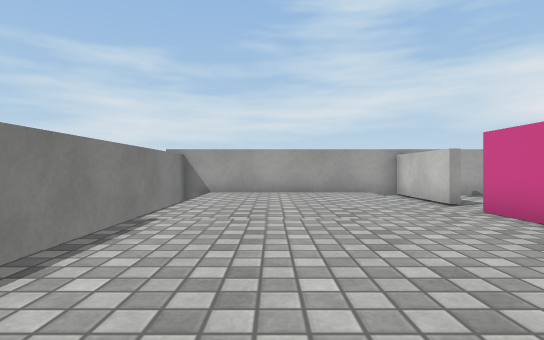
view 1 (above)

16 first-person views from a walk through a scene from a Unity 3-D project. The camera is 0.4 m above the floor, looks level and sees 80° across. The floor is counted in squares, 0.5 m on a side. Each view is taken from the middle of a square. On the plan, view 1 faces up. The plan holds only what a view shows up to about 11 squares ahead; the rest is blank. Some surface patterns are stand-ins.

view 2
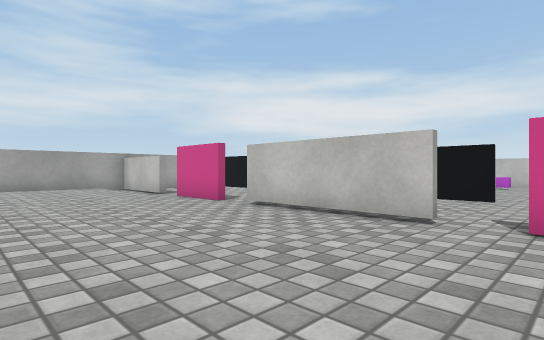

view 3
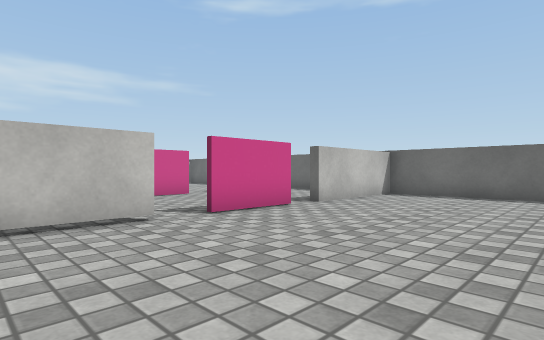

view 4
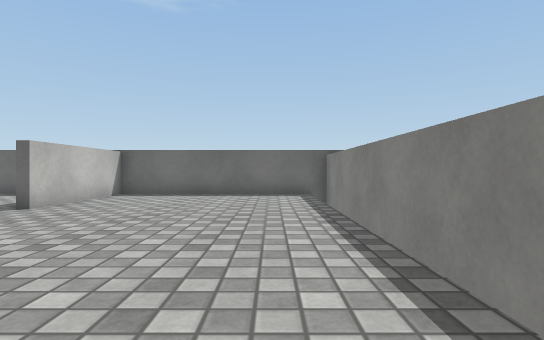

view 5
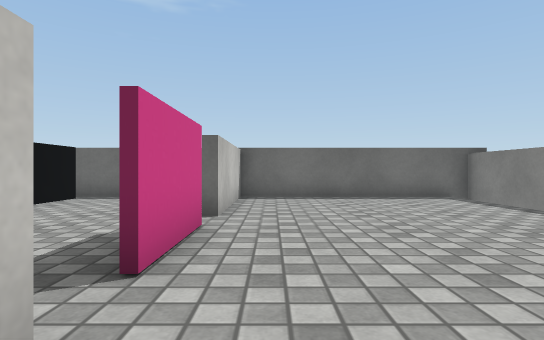

view 6
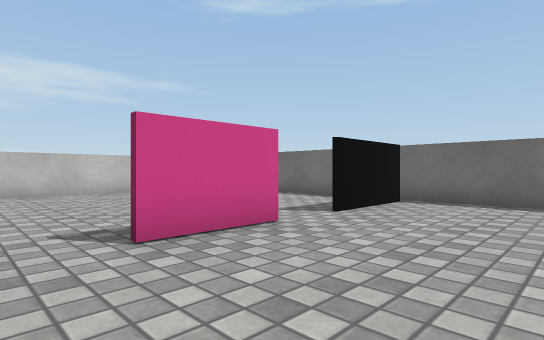

view 7
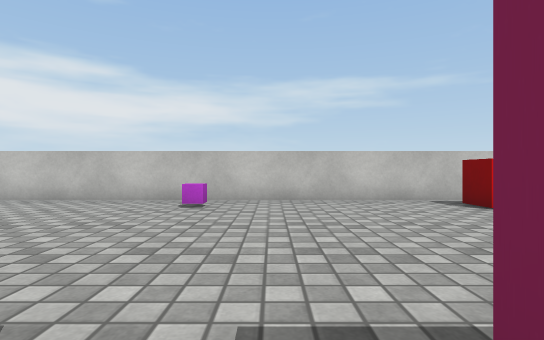

view 8
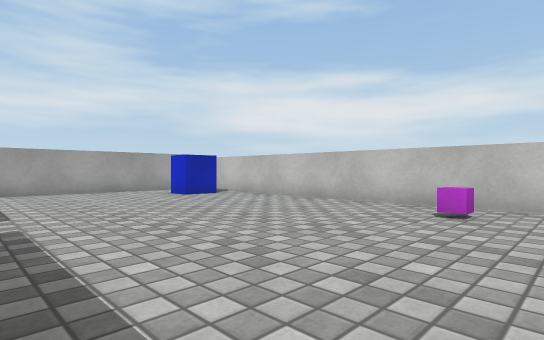

view 9
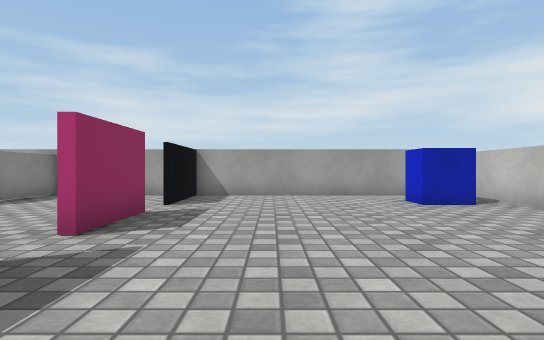

view 10
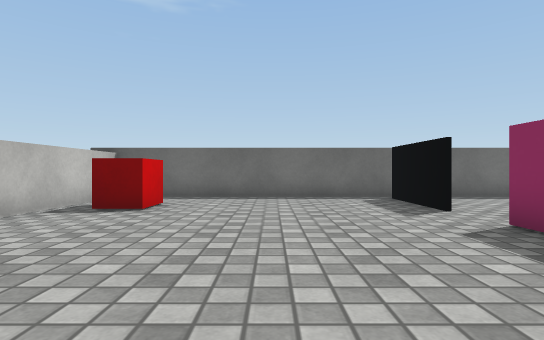

view 11
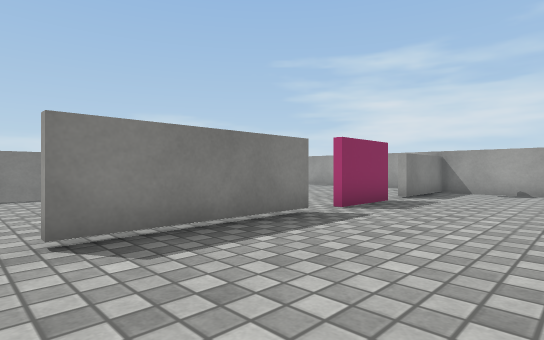

view 12
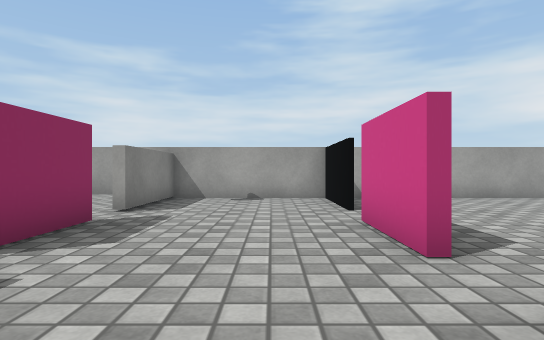

view 13
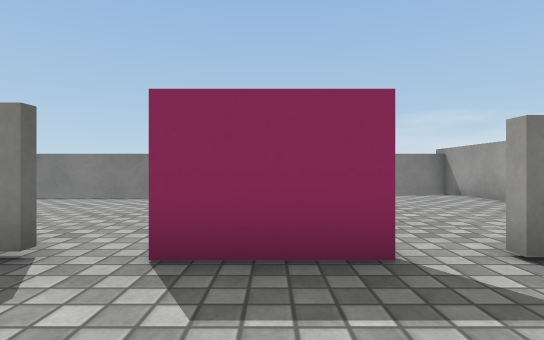

view 14
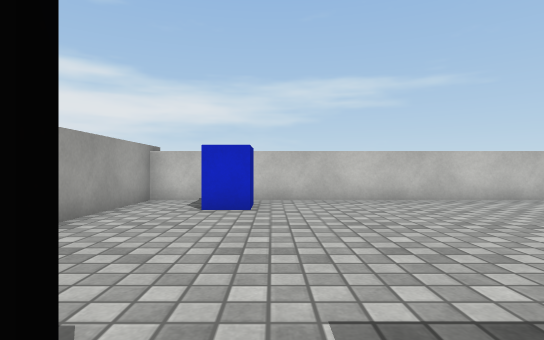

view 15
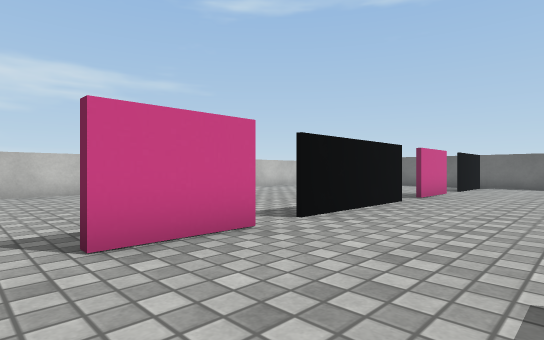

view 16
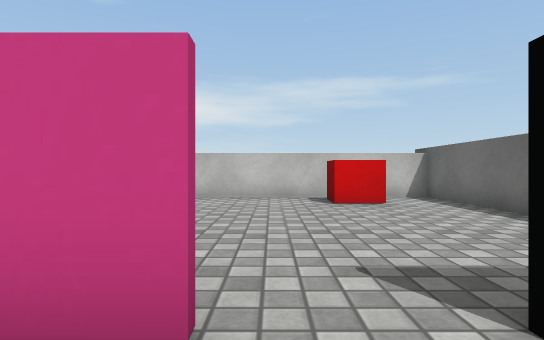

### Floor plan
Key: @ floor where view 1 was taken; # wall or solid block; x gap in a wall; . main floor; : floor 0.05 m higher than the main floor; / step, stairs or slope; C cube; B red block; L blue block.
Columns run from 3 left of view 1 to 17 right of it. Each row starts with its distance up from view 1.
 10 #####################
  9 #/::::/#....#.......#
  8 #/::::/#....#.....LL#
  7 #/::::/x............#
  6 #/::::/x....#.......#
  5 #/::::/#....#.......#
  4 #......x....x.......#
  3 #......x....x.......#
  2 #......#....#.......#
  1 #......#....#.......#
  0 #..@...#....#.....C.#
 -1 #......#....#.......#
 -2 #...................#
 -3 #......#....#.......#
 -4 #......#....#.......#
 -5 #...................#
 -6 #......#............#
 -7 #......#....#.....B.#
 -8 #......#....#.....B.#
 -9 #......#....#.......#
-10 #####################

Positions as (right, up) in squares from view 1, and headings:
1: (0, 0), facing up
2: (-1, -3), facing up-right
3: (-1, 1), facing down-right
4: (-1, 1), facing down
5: (3, 0), facing down
6: (5, -1), facing down-right
7: (8, -2), facing right
8: (9, -2), facing up-right
9: (11, 0), facing up
10: (12, 0), facing down
11: (8, -2), facing up-left
12: (7, 1), facing up
13: (7, 5), facing left
14: (8, 7), facing right
15: (5, 7), facing down-right
16: (7, -5), facing right
